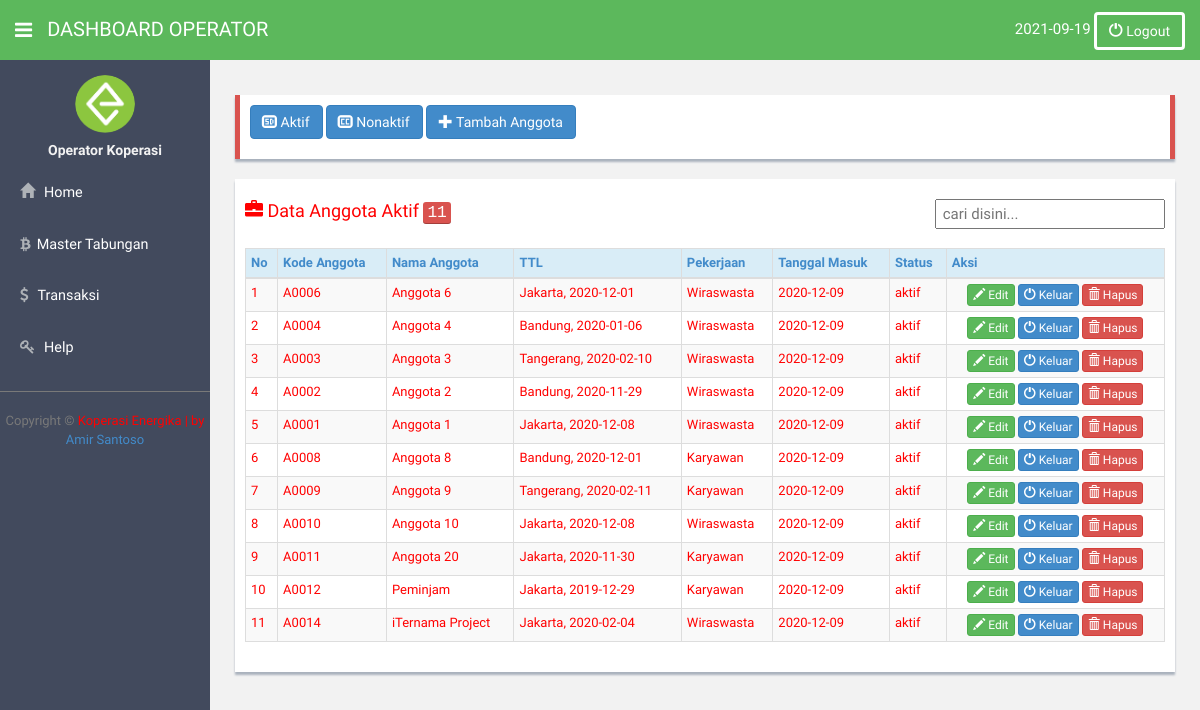
The page /index.php?pilih=1.2&aksi=aktif (signed in) on the database its author committed.
### tables this page shows
CREATE TABLE `t_anggota` (
  `kode_anggota` char(5) NOT NULL,
  `kode_tabungan` int(11) NOT NULL,
  `nama_anggota` varchar(50) NOT NULL,
  `alamat_anggota` varchar(100) NOT NULL,
  `jenis_kelamin` varchar(10) NOT NULL,
  `pekerjaan` varchar(50) NOT NULL,
  `tgl_masuk` date NOT NULL,
  `telp` varchar(12) NOT NULL,
  `tempat_lahir` varchar(20) NOT NULL,
  `tgl_lahir` date NOT NULL,
  `status` varchar(10) NOT NULL,
  `u_entry` varchar(50) NOT NULL,
  `tgl_entri` date NOT NULL
);

### anggota/mst_anggota.php (the view, shortened to what this page needs)
<?php
	$aksi=$_GET['aksi'];
?>
<head>
</head>
<?php
	if(empty($aksi)){
?>
<body>
<div class="row mt">
 <div class="col-lg-12">
 <div class="form-panel" style="border-left:5px solid#d9534f;border-right:5px solid#d9534f;">
    <p><a class="btn btn-primary" href="index.php?pilih=1.2&aksi=aktif"><i class="glyphicon glyphicon-sd-video"></i> Aktif</a> <a class="btn btn-primary" href="index.php?pilih=1.2&aksi=keluar"><i class="glyphicon glyphicon-subtitles"></i> Nonaktif</a> <a href="?pilih=1.2&aksi=tambah" class="btn btn-primary"><span class='glyphicon glyphicon-plus'></span> Tambah Anggota</a>
                    </p>
  </div>
</div>
</div>
<div class="row">
                <div class="col-lg-12">
                    <div class="form-panel">
                    <h4 class="mb"><span class='glyphicon glyphicon-briefcase'></span> Data Anggota
                    <?php
                        $am=mysql_query("SELECT *from t_anggota");
                        $jum=mysql_num_rows($am);
                    echo'<kbd style="background-color:#d9534f;">'.$jum.'</kbd>';?>
                    <span style="float:right;">
                    <input type="text" id="cari" style="width:230px;height:30px;font-size:15px;" placeholder=" cari disini...">
                      </span></h4>
                    <form class="form-inline" role="form">
                        <table class="table table-bordered table-striped table-condensed">
                          <thead>
                          <tr class="info">
				             <th><a href="#">No</a></th>
				             <th><a href="#">Kode Anggota</a></th>
				             <th><a href="#">Nama Anggota</a></th>
                      <th><a href="#">TTL</a></th>
				             <th><a href="#">Pekerjaan</a></th>
				             <th><a href="#">Tanggal Masuk</a></th>
                     <th><a href="#">Status</a></th>
				                  </tr>
                      </thead>
                      <tbody id="fbody">
                      <?php
                      $query=mysql_query("SELECT * FROM t_anggota");
                      $no=1;
                      while($data=mysql_fetch_array($query)){
					  ?>
				    	<tr>
							<td><?php echo $no;?></td>
				            <td><?php echo $data['kode_anggota'];?></td>
				            <td><?php echo $data['nama_anggota'];?></td>
                    <td><?php echo $data['tempat_lahir'];?>, <?php echo $data['tgl_lahir'];?></td>
				            <td><?php echo $data['pekerjaan'];?></td>
				            <td><?php echo $data['tgl_masuk'];?></td>
                    <td><?php echo $data['status'];?></td>
				        </tr>
					<?php
						$no++;}
					?>
						</tbody> </table>
                    </div>
                </div>
</div>
<?php
} else if($aksi=='aktif'){
?>
<div class="row mt">
 <div class="col-lg-12">
 <div class="form-panel" style="border-left:5px solid#d9534f;border-right:5px solid#d9534f;">
    <p><a class="btn btn-primary" href="index.php?pilih=1.2&aksi=aktif"><i class="glyphicon glyphicon-sd-video"></i> Aktif</a> <a class="btn btn-primary" href="index.php?pilih=1.2&aksi=keluar"><i class="glyphicon glyphicon-subtitles"></i> Nonaktif</a> <a href="?pilih=1.2&aksi=tambah" class="btn btn-primary"><span class='glyphicon glyphicon-plus'></span> Tambah Anggota</a>
                    </p>
  </div>
</div>
</div>
<div class="row">
                <div class="col-lg-12">
                    <div class="form-panel">
                    <h4 class="mb"><span class='glyphicon glyphicon-briefcase'></span> Data Anggota Aktif
                    <?php
                        $am=mysql_query("SELECT *from t_anggota where status='aktif'");
                        $jum=mysql_num_rows($am);
                    echo'<kbd style="background-color:#d9534f;">'.$jum.'</kbd>';?>
                    <span style="float:right;">
                    <input type="text" id="cari" style="width:230px;height:30px;font-size:15px;" placeholder=" cari disini...">
                      </span></h4>
                    <form class="form-inline" role="form">
                        <table class="table table-bordered table-striped table-condensed">
                          <thead>
                          <tr class="info">
                     <th><a href="#">No</a></th>
                     <th><a href="#">Kode Anggota</a></th>
                     <th><a href="#">Nama Anggota</a></th>
                      <th><a href="#">TTL</a></th>
                     <th><a href="#">Pekerjaan</a></th>
                     <th><a href="#">Tanggal Masuk</a></th>
                     <th><a href="#">Status</a></th>
                     <th colspan="3"><a>Aksi</a></th>
                          </tr>
                      </thead>
                      <tbody id="fbody">
                      <?php
                      $query=mysql_query("SELECT * FROM t_anggota where status='aktif'");
                      $no=1;
                      while($data=mysql_fetch_array($query)){
            ?>
              <tr>
              <td><?php echo $no;?></td>
                    <td><?php echo $data['kode_anggota'];?></td>
                    <td><?php echo $data['nama_anggota'];?></td>
                    <td><?php echo $data['tempat_lahir'];?>, <?php echo $data['tgl_lahir'];?></td>
                    <td><?php echo $data['pekerjaan'];?></td>
                    <td><?php echo $data['tgl_masuk'];?></td>
                    <td><?php echo $data['status'];?></td>
                    <td align="center">
          <a class="btn btn-success btn-xs" href="index.php?pilih=1.2&aksi=ubah&kode_anggota=<?php echo $data['kode_anggota'];?>"><i class="glyphicon glyphicon-pencil"></i> Edit</a>
            <a class="btn btn-primary btn-xs" href="anggota/proses_anggota.php?pros=keluar&kode_anggota=<?php echo $data['kode_anggota'];?>"><i class="glyphicon glyphicon-off"></i> Keluar</a>
             <a class="btn btn-danger btn-xs" href="anggota/proses_anggota.php?pros=hapus&kode_anggota=<?php echo $data['kode_anggota'];?>"><i class="glyphicon glyphicon-trash"></i> Hapus</a>
             </td>
                </tr>
          <?php
            $no++;}
          ?>
            </tbody> </table>
                    </div>
                </div>
</div>
<?php } else if($aksi=='keluar'){
?>
<div class="row mt">
 <div class="col-lg-12">
 <div class="form-panel" style="border-left:5px solid#d9534f;border-right:5px solid#d9534f;">
    <p><a class="btn btn-primary" href="index.php?pilih=1.2&aksi=aktif"><i class="glyphicon glyphicon-sd-video"></i> Aktif</a> <a class="btn btn-primary" href="index.php?pilih=1.2&aksi=keluar"><i class="glyphicon glyphicon-subtitles"></i> Nonaktif</a> <a href="?pilih=1.2&aksi=tambah" class="btn btn-primary"><span class='glyphicon glyphicon-plus'></span> Tambah Anggota</a>
                    </p>
  </div>
</div>
</div>
<div class="row">
                <div class="col-lg-12">
                    <div class="form-panel">
                    <h4 class="mb"><span class='glyphicon glyphicon-briefcase'></span> Data Anggota Keluar
                    <?php
                        $am=mysql_query("SELECT *from t_anggota where status='keluar'");
                        $jum=mysql_num_rows($am);
                    echo'<kbd style="background-color:#d9534f;">'.$jum.'</kbd>';?>
                    <span style="float:right;">
                    <input type="text" id="cari" style="width:230px;height:30px;font-size:15px;" placeholder=" cari disini...">
                      </span></h4>
                    <form class="form-inline" role="form">
                        <table class="table table-bordered table-striped table-condensed">
                          <thead>
                          <tr class="info">
                     <th><a href="#">No</a></th>
                     <th><a href="#">Kode Anggota</a></th>
                     <th><a href="#">Nama Anggota</a></th>
                      <th><a href="#">TTL</a></th>
                     <th><a href="#">Pekerjaan</a></th>
                     <th><a href="#">Tanggal Masuk</a></th>
                     <th><a href="#">Status</a></th>
                     <th colspan="3"><a>Aksi</a></th>
                          </tr>
                      </thead>
                      <tbody id="fbody">
                      <?php
                      $query=mysql_query("SELECT * FROM t_anggota where status='keluar'");
                      $no=1;
                      while($data=mysql_fetch_array($query)){
            ?>
              <tr>
              <td><?php echo $no;?></td>
                    <td><?php echo $data['kode_anggota'];?></td>
                    <td><?php echo $data['nama_anggota'];?></td>
                    <td><?php echo $data['tempat_lahir'];?>, <?php echo $data['tgl_lahir'];?></td>
                    <td><?php echo $data['pekerjaan'];?></td>
                    <td><?php echo $data['tgl_masuk'];?></td>
                    <td><?php echo $data['status'];?></td>
                    <td align="center">
          <script type="text/javascript">
    function hapus(){
    var msg = confirm("Jika anda menghapus data ini ,seluruh transaksi data ini juga akan dihapus. Anda Yakin ?");
    if(msg==true){
    window.location="anggota/proses_anggota.php?pros=keluar&kode_anggota=<?php echo $data['kode_anggota'];?>";
    }
    else{
    }
    }
    </script>
            <a class="btn btn-danger btn-xs" href="anggota/proses_anggota.php?pros=hapus&kode_anggota=<?php echo $data['kode_anggota'];?>"><i class="glyphicon glyphicon-off"></i> Hapus</a>
              </td>
                </tr>
          <?php
            $no++;}
          ?>
            </tbody> </table>
                    </div>
                </div>
</div>
<?php } ?>

### Theme/assets/css/style.css (style rules this page uses)
body { color: #797979; background: #f2f2f2; font-family: 'Ruda', sans-serif; padding: 0px !important; margin: 0px !important; font-size:13px; }
a, a:hover, a:focus { text-decoration: none; outline: none; }
.mt { margin-top: 25px; }
.mb { margin-bottom: 25px; }
.form-panel { background: #ffffff; margin: 10px; padding: 10px; box-shadow: 0px 3px 2px #aab2bd; text-align: left; }

### rows shown on the page
t_anggota: kode_anggota "A0006", nama_anggota "Anggota 6", tempat_lahir "Jakarta", tgl_lahir "2020-12-01", pekerjaan "Wiraswasta", tgl_masuk "2020-12-09", status "aktif"
t_anggota: kode_anggota "A0004", nama_anggota "Anggota 4", tempat_lahir "Bandung", tgl_lahir "2020-01-06", pekerjaan "Wiraswasta", tgl_masuk "2020-12-09", status "aktif"
t_anggota: kode_anggota "A0003", nama_anggota "Anggota 3", tempat_lahir "Tangerang", tgl_lahir "2020-02-10", pekerjaan "Wiraswasta", tgl_masuk "2020-12-09", status "aktif"
t_anggota: kode_anggota "A0002", nama_anggota "Anggota 2", tempat_lahir "Bandung", tgl_lahir "2020-11-29", pekerjaan "Wiraswasta", tgl_masuk "2020-12-09", status "aktif"
t_anggota: kode_anggota "A0001", nama_anggota "Anggota 1", tempat_lahir "Jakarta", tgl_lahir "2020-12-08", pekerjaan "Wiraswasta", tgl_masuk "2020-12-09", status "aktif"
t_anggota: kode_anggota "A0008", nama_anggota "Anggota 8", tempat_lahir "Bandung", tgl_lahir "2020-12-01", pekerjaan "Karyawan", tgl_masuk "2020-12-09", status "aktif"
t_anggota: kode_anggota "A0009", nama_anggota "Anggota 9", tempat_lahir "Tangerang", tgl_lahir "2020-02-11", pekerjaan "Karyawan", tgl_masuk "2020-12-09", status "aktif"
t_anggota: kode_anggota "A0010", nama_anggota "Anggota 10", tempat_lahir "Jakarta", tgl_lahir "2020-12-08", pekerjaan "Wiraswasta", tgl_masuk "2020-12-09", status "aktif"
t_anggota: kode_anggota "A0011", nama_anggota "Anggota 20", tempat_lahir "Jakarta", tgl_lahir "2020-11-30", pekerjaan "Karyawan", tgl_masuk "2020-12-09", status "aktif"
t_anggota: kode_anggota "A0012", nama_anggota "Peminjam", tempat_lahir "Jakarta", tgl_lahir "2019-12-29", pekerjaan "Karyawan", tgl_masuk "2020-12-09", status "aktif"
t_anggota: kode_anggota "A0014", nama_anggota "iTernama Project", tempat_lahir "Jakarta", tgl_lahir "2020-02-04", pekerjaan "Wiraswasta", tgl_masuk "2020-12-09", status "aktif"

### other values the page prints
$_SESSION['level'] "OPERATOR"
$_SESSION['kopname'] "Operator Koperasi"
$jum "11"
